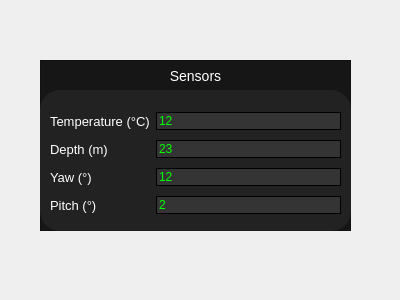
<?xml version="1.0" encoding="UTF-8"?>
<ui version="4.0">
 <class>Form</class>
 <widget class="QWidget" name="Form">
  <property name="geometry">
   <rect>
    <x>0</x>
    <y>0</y>
    <width>400</width>
    <height>300</height>
   </rect>
  </property>
  <property name="sizePolicy">
   <sizepolicy hsizetype="Ignored" vsizetype="Expanding">
    <horstretch>0</horstretch>
    <verstretch>0</verstretch>
   </sizepolicy>
  </property>
  <property name="windowTitle">
   <string>Form</string>
  </property>
  <widget class="QWidget" name="cpanel_sensors_widget" native="true">
   <property name="geometry">
    <rect>
     <x>40</x>
     <y>60</y>
     <width>311</width>
     <height>171</height>
    </rect>
   </property>
   <widget class="QFrame" name="cpanel_sensors">
    <property name="geometry">
     <rect>
      <x>0</x>
      <y>0</y>
      <width>311</width>
      <height>171</height>
     </rect>
    </property>
    <property name="styleSheet">
     <string notr="true">QFrame#cpanel_sensors{
background-color:	rgba(22,22,22,255);
}</string>
    </property>
    <property name="frameShape">
     <enum>QFrame::StyledPanel</enum>
    </property>
    <property name="frameShadow">
     <enum>QFrame::Raised</enum>
    </property>
    <widget class="QLabel" name="cpanel_label_sensors">
     <property name="geometry">
      <rect>
       <x>80</x>
       <y>0</y>
       <width>151</width>
       <height>31</height>
      </rect>
     </property>
     <property name="styleSheet">
      <string notr="true">color:White;
font-size: 14px;</string>
     </property>
     <property name="text">
      <string>Sensors</string>
     </property>
     <property name="alignment">
      <set>Qt::AlignCenter</set>
     </property>
    </widget>
    <widget class="QFrame" name="cpanel_frame_sensors">
     <property name="geometry">
      <rect>
       <x>0</x>
       <y>30</y>
       <width>311</width>
       <height>141</height>
      </rect>
     </property>
     <property name="styleSheet">
      <string notr="true">QFrame#cpanel_frame_sensors {
background-color: rgba(34,34,34,255);
border-radius: 20px;
}
QLineEdit{
background-color: rgba(52,52,52,255);
border: 1px solid black;
color:rgba(0,255,0,255)
}

QLabel{
color: White;
font-size: 13px;
}</string>
     </property>
     <property name="frameShape">
      <enum>QFrame::StyledPanel</enum>
     </property>
     <property name="frameShadow">
      <enum>QFrame::Raised</enum>
     </property>
     <widget class="QWidget" name="gridLayoutWidget">
      <property name="geometry">
       <rect>
        <x>10</x>
        <y>18</y>
        <width>291</width>
        <height>112</height>
       </rect>
      </property>
      <layout class="QGridLayout" name="gridLayout">
       <item row="2" column="1">
        <widget class="QLineEdit" name="cpanel_ledit_yaw">
         <property name="styleSheet">
          <string notr="true"/>
         </property>
         <property name="text">
          <string>12</string>
         </property>
         <property name="readOnly">
          <bool>true</bool>
         </property>
        </widget>
       </item>
       <item row="1" column="1">
        <widget class="QLineEdit" name="cpanel_ledit_depth">
         <property name="styleSheet">
          <string notr="true"/>
         </property>
         <property name="text">
          <string>23</string>
         </property>
         <property name="readOnly">
          <bool>true</bool>
         </property>
        </widget>
       </item>
       <item row="0" column="0">
        <widget class="QLabel" name="cpanel_label_temperature">
         <property name="sizePolicy">
          <sizepolicy hsizetype="Fixed" vsizetype="Ignored">
           <horstretch>0</horstretch>
           <verstretch>0</verstretch>
          </sizepolicy>
         </property>
         <property name="styleSheet">
          <string notr="true"/>
         </property>
         <property name="text">
          <string>Temperature (°C)</string>
         </property>
        </widget>
       </item>
       <item row="0" column="1">
        <widget class="QLineEdit" name="cpanel_ledit_temperature">
         <property name="sizePolicy">
          <sizepolicy hsizetype="Expanding" vsizetype="Fixed">
           <horstretch>0</horstretch>
           <verstretch>0</verstretch>
          </sizepolicy>
         </property>
         <property name="styleSheet">
          <string notr="true"/>
         </property>
         <property name="text">
          <string>12</string>
         </property>
         <property name="readOnly">
          <bool>true</bool>
         </property>
        </widget>
       </item>
       <item row="3" column="1">
        <widget class="QLineEdit" name="cpanel_ledit_pitch">
         <property name="styleSheet">
          <string notr="true"/>
         </property>
         <property name="text">
          <string>2</string>
         </property>
         <property name="readOnly">
          <bool>true</bool>
         </property>
        </widget>
       </item>
       <item row="1" column="0">
        <widget class="QLabel" name="cpanel_label_depth">
         <property name="sizePolicy">
          <sizepolicy hsizetype="Fixed" vsizetype="Ignored">
           <horstretch>0</horstretch>
           <verstretch>0</verstretch>
          </sizepolicy>
         </property>
         <property name="styleSheet">
          <string notr="true"/>
         </property>
         <property name="text">
          <string>Depth (m)</string>
         </property>
        </widget>
       </item>
       <item row="2" column="0">
        <widget class="QLabel" name="cpanel_label_yaw">
         <property name="sizePolicy">
          <sizepolicy hsizetype="Fixed" vsizetype="Ignored">
           <horstretch>0</horstretch>
           <verstretch>0</verstretch>
          </sizepolicy>
         </property>
         <property name="styleSheet">
          <string notr="true"/>
         </property>
         <property name="text">
          <string>Yaw (°)</string>
         </property>
        </widget>
       </item>
       <item row="3" column="0">
        <widget class="QLabel" name="cpanel_label_depth_pitch">
         <property name="sizePolicy">
          <sizepolicy hsizetype="Fixed" vsizetype="Ignored">
           <horstretch>0</horstretch>
           <verstretch>0</verstretch>
          </sizepolicy>
         </property>
         <property name="styleSheet">
          <string notr="true"/>
         </property>
         <property name="text">
          <string>Pitch (°)</string>
         </property>
        </widget>
       </item>
      </layout>
     </widget>
    </widget>
   </widget>
  </widget>
 </widget>
 <resources/>
 <connections/>
</ui>
